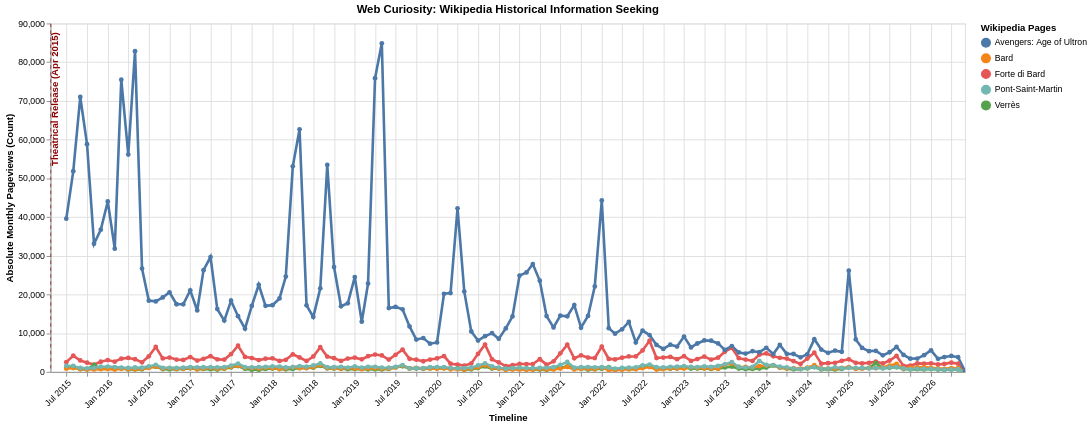

The specification (Vega-Lite) saved for this image:
### Vega-Lite specification from a JSON file in a GitHub repository (floating-point values rounded to 4 significant figures; data arrays with more than 128 entries replaced by an {"elided": "..."} marker saying what was removed)
{"config": {"view": {"continuousWidth": 300, "continuousHeight": 300}}, "layer": [{"data": {"name": "data-7f0109c30e9e9b3464126587a9c11aa7"}, "mark": {"type": "line", "point": true, "strokeWidth": 3}, "encoding": {"color": {"field": "Subject", "legend": {"title": "Wikipedia Pages"}, "scale": {"scheme": "tableau10"}, "type": "nominal"}, "tooltip": [{"field": "Date", "format": "%B %Y", "type": "temporal"}, {"field": "Subject", "type": "nominal"}, {"field": "Wiki_Views", "format": ",.0f", "type": "quantitative"}], "x": {"axis": {"format": "%b %Y", "labelAngle": -45}, "field": "Date", "title": "Timeline", "type": "temporal"}, "y": {"field": "Wiki_Views", "title": "Absolute Monthly Pageviews (Count)", "type": "quantitative"}}, "name": "view_8d908003b64a6960_0"}, {"data": {"name": "data-8885bbcc83f007aaea30233e880135bc"}, "mark": {"type": "rule", "size": 1.5, "strokeDash": [4, 4]}, "encoding": {"color": {"field": "Color", "scale": null, "type": "nominal"}, "x": {"field": "Date", "type": "temporal"}}}, {"data": {"name": "data-8885bbcc83f007aaea30233e880135bc"}, "mark": {"type": "text", "align": "right", "angle": 270, "baseline": "top", "dx": 5, "fontSize": 11, "fontWeight": "bold"}, "encoding": {"color": {"field": "Color", "scale": null, "type": "nominal"}, "text": {"field": "Event", "type": "nominal"}, "x": {"field": "Date", "type": "temporal"}, "y": {"value": 15}}}], "height": 400, "params": [{"name": "param_1e9efca18e7a2868", "select": {"type": "interval", "encodings": ["x", "y"]}, "bind": "scales", "views": ["view_8d908003b64a6960_0"]}], "title": "Web Curiosity: Wikipedia Historical Information Seeking", "width": 1050, "$schema": "https://vega.github.io/schema/vega-lite/v6.4.1.json", "datasets": {"data-7f0109c30e9e9b3464126587a9c11aa7": {"elided": "660 records"}, "data-8885bbcc83f007aaea30233e880135bc": [{"Date": "2015-04-22T00:00:00", "Event": "Theatrical Release (Apr 2015)", "Color": "#8B0000"}]}}
